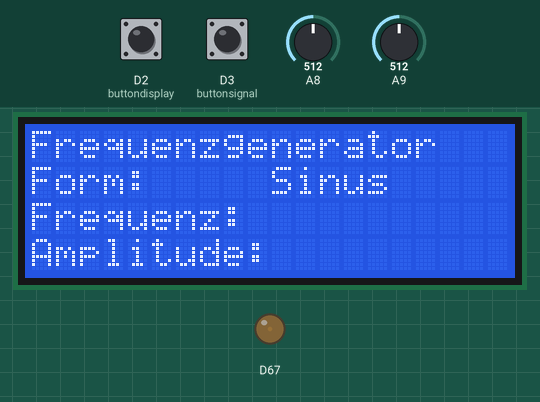
A sketch run on a simulated Arduino Due. Shown: 20×4 character LCD, output pins drawn as LEDs (lit = HIGH). Dashed ring = blinking. Inputs (shaded band) come from the test bench; at power-on: D2 (buttondisplay) LOW, A9 = 512, A8 = 512, D3 (buttonsignal) LOW (analog values on the 0–1023 scale).

Above: at 1.3 s.
1.4 s: D2 (buttondisplay) pulled HIGH for 0.15 s
At 1.6 s:
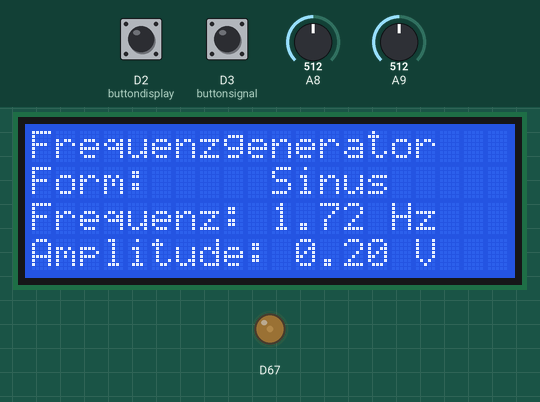
2.1 s: A9 set to 900
At 2.82 s:
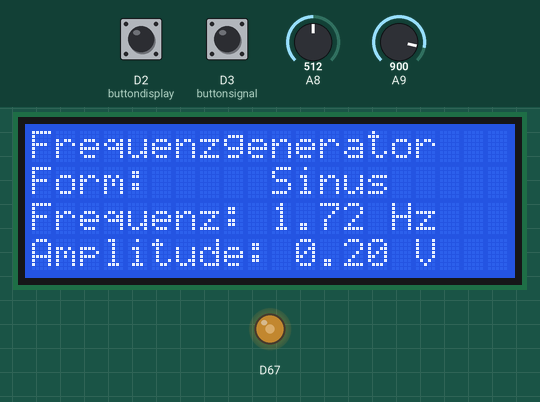
5.1 s: A9 set to 1023
At 5.56 s:
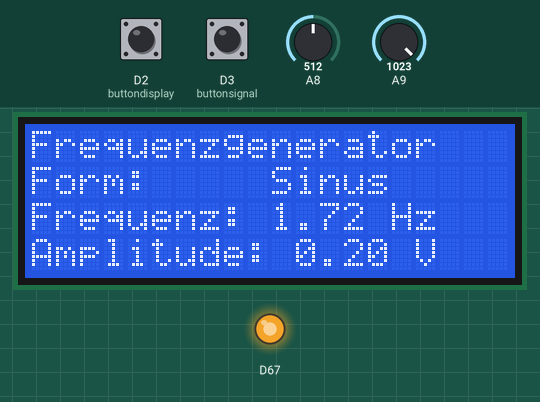
8.1 s: D2 (buttondisplay) pulled HIGH for 1 s
At 8.6 s:
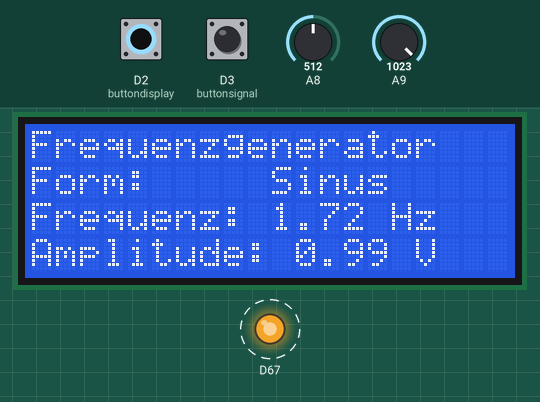
9.7 s: A8 set to 716
12.3 s: D3 (buttonsignal) pulled HIGH for 0.15 s
Timing chart, 0 to 14.0 s (numbered marks = the images above; inputs shaded):
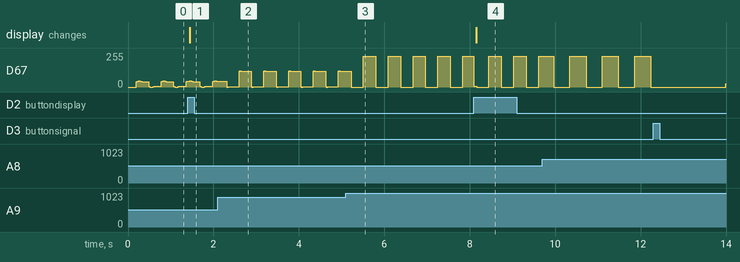

Measured:
- after the input at 1.4 s, the display: changes after 0.05 s (image 1)
- after the input at 8.1 s, the display: changes after 0.05 s (image 4)
- by itself, D67: repeats every 0.58 s: 231/255 0.29 s, 0/255 0.29 s

The sketch:

Frequenzgenerator.ino
```cpp
//--------------------------------------------------------------------------------
//Display initialisieren und Header Dateien für dessen Verwendung Laden

#include <Wire.h>                 //für Display
#include <LiquidCrystal_I2C.h>    //für Display
LiquidCrystal_I2C lcd(0x27,20,4); //Initialisieren des Displays
//--------------------------------------------------------------------------------
//Definition der Signale

const int maxWaveform=4;      //Anzahl der Signalarten
const int maxSamplesNum=120;  //Schritte

const int waveformsTable[maxWaveform][maxSamplesNum] = {
  // Sinuswelle
  {
    0x7ff, 0x86a, 0x8d5, 0x93f, 0x9a9, 0xa11, 0xa78, 0xadd, 0xb40, 0xba1,
    0xbff, 0xc5a, 0xcb2, 0xd08, 0xd59, 0xda7, 0xdf1, 0xe36, 0xe77, 0xeb4,
    0xeec, 0xf1f, 0xf4d, 0xf77, 0xf9a, 0xfb9, 0xfd2, 0xfe5, 0xff3, 0xffc,
    0xfff, 0xffc, 0xff3, 0xfe5, 0xfd2, 0xfb9, 0xf9a, 0xf77, 0xf4d, 0xf1f,
    0xeec, 0xeb4, 0xe77, 0xe36, 0xdf1, 0xda7, 0xd59, 0xd08, 0xcb2, 0xc5a,
    0xbff, 0xba1, 0xb40, 0xadd, 0xa78, 0xa11, 0x9a9, 0x93f, 0x8d5, 0x86a,
    0x7ff, 0x794, 0x729, 0x6bf, 0x655, 0x5ed, 0x586, 0x521, 0x4be, 0x45d,
    0x3ff, 0x3a4, 0x34c, 0x2f6, 0x2a5, 0x257, 0x20d, 0x1c8, 0x187, 0x14a,
    0x112, 0xdf, 0xb1, 0x87, 0x64, 0x45, 0x2c, 0x19, 0xb, 0x2,
    0x0, 0x2, 0xb, 0x19, 0x2c, 0x45, 0x64, 0x87, 0xb1, 0xdf,
    0x112, 0x14a, 0x187, 0x1c8, 0x20d, 0x257, 0x2a5, 0x2f6, 0x34c, 0x3a4,
    0x3ff, 0x45d, 0x4be, 0x521, 0x586, 0x5ed, 0x655, 0x6bf, 0x729, 0x794
  }
  ,

  // Dreiecksignal
  {
    0x44, 0x88, 0xcc, 0x110, 0x154, 0x198, 0x1dc, 0x220, 0x264, 0x2a8,
    0x2ec, 0x330, 0x374, 0x3b8, 0x3fc, 0x440, 0x484, 0x4c8, 0x50c, 0x550,
    0x594, 0x5d8, 0x61c, 0x660, 0x6a4, 0x6e8, 0x72c, 0x770, 0x7b4, 0x7f8,
    0x83c, 0x880, 0x8c4, 0x908, 0x94c, 0x990, 0x9d4, 0xa18, 0xa5c, 0xaa0,
    0xae4, 0xb28, 0xb6c, 0xbb0, 0xbf4, 0xc38, 0xc7c, 0xcc0, 0xd04, 0xd48,
    0xd8c, 0xdd0, 0xe14, 0xe58, 0xe9c, 0xee0, 0xf24, 0xf68, 0xfac, 0xff0,
    0xfac, 0xf68, 0xf24, 0xee0, 0xe9c, 0xe58, 0xe14, 0xdd0, 0xd8c, 0xd48,
    0xd04, 0xcc0, 0xc7c, 0xc38, 0xbf4, 0xbb0, 0xb6c, 0xb28, 0xae4, 0xaa0,
    0xa5c, 0xa18, 0x9d4, 0x990, 0x94c, 0x908, 0x8c4, 0x880, 0x83c, 0x7f8,
    0x7b4, 0x770, 0x72c, 0x6e8, 0x6a4, 0x660, 0x61c, 0x5d8, 0x594, 0x550,
    0x50c, 0x4c8, 0x484, 0x440, 0x3fc, 0x3b8, 0x374, 0x330, 0x2ec, 0x2a8,
    0x264, 0x220, 0x1dc, 0x198, 0x154, 0x110, 0xcc, 0x88, 0x44, 0x0
  }
  ,

  // sägezahnsignal
  {
    0x22, 0x44, 0x66, 0x88, 0xaa, 0xcc, 0xee, 0x110, 0x132, 0x154,
    0x176, 0x198, 0x1ba, 0x1dc, 0x1fe, 0x220, 0x242, 0x264, 0x286, 0x2a8,
    0x2ca, 0x2ec, 0x30e, 0x330, 0x352, 0x374, 0x396, 0x3b8, 0x3da, 0x3fc,
    0x41e, 0x440, 0x462, 0x484, 0x4a6, 0x4c8, 0x4ea, 0x50c, 0x52e, 0x550,
    0x572, 0x594, 0x5b6, 0x5d8, 0x5fa, 0x61c, 0x63e, 0x660, 0x682, 0x6a4,
    0x6c6, 0x6e8, 0x70a, 0x72c, 0x74e, 0x770, 0x792, 0x7b4, 0x7d6, 0x7f8,
    0x81a, 0x83c, 0x85e, 0x880, 0x8a2, 0x8c4, 0x8e6, 0x908, 0x92a, 0x94c,
    0x96e, 0x990, 0x9b2, 0x9d4, 0x9f6, 0xa18, 0xa3a, 0xa5c, 0xa7e, 0xaa0,
    0xac2, 0xae4, 0xb06, 0xb28, 0xb4a, 0xb6c, 0xb8e, 0xbb0, 0xbd2, 0xbf4,
    0xc16, 0xc38, 0xc5a, 0xc7c, 0xc9e, 0xcc0, 0xce2, 0xd04, 0xd26, 0xd48,
    0xd6a, 0xd8c, 0xdae, 0xdd0, 0xdf2, 0xe14, 0xe36, 0xe58, 0xe7a, 0xe9c,
    0xebe, 0xee0, 0xf02, 0xf24, 0xf46, 0xf68, 0xf8a, 0xfac, 0xfce, 0xff0
  }
  ,

  // Rechtecksignal
  {
    0xfff, 0xfff, 0xfff, 0xfff, 0xfff, 0xfff, 0xfff, 0xfff, 0xfff, 0xfff,
    0xfff, 0xfff, 0xfff, 0xfff, 0xfff, 0xfff, 0xfff, 0xfff, 0xfff, 0xfff,
    0xfff, 0xfff, 0xfff, 0xfff, 0xfff, 0xfff, 0xfff, 0xfff, 0xfff, 0xfff,
    0xfff, 0xfff, 0xfff, 0xfff, 0xfff, 0xfff, 0xfff, 0xfff, 0xfff, 0xfff,
    0xfff, 0xfff, 0xfff, 0xfff, 0xfff, 0xfff, 0xfff, 0xfff, 0xfff, 0xfff,
    0xfff, 0xfff, 0xfff, 0xfff, 0xfff, 0xfff, 0xfff, 0xfff, 0xfff, 0xfff,
    0x0, 0x0, 0x0, 0x0, 0x0, 0x0, 0x0, 0x0, 0x0, 0x0,
    0x0, 0x0, 0x0, 0x0, 0x0, 0x0, 0x0, 0x0, 0x0, 0x0,
    0x0, 0x0, 0x0, 0x0, 0x0, 0x0, 0x0, 0x0, 0x0, 0x0,
    0x0, 0x0, 0x0, 0x0, 0x0, 0x0, 0x0, 0x0, 0x0, 0x0,
    0x0, 0x0, 0x0, 0x0, 0x0, 0x0, 0x0, 0x0, 0x0, 0x0,
    0x0, 0x0, 0x0, 0x0, 0x0, 0x0, 0x0, 0x0, 0x0, 0x0
  }
};

//für 1 - 10 Hz
#define oneHzSample 1000000/maxSamplesNum   //Zeit, die gewartet wird, um 1 Hz auszugeben
#define maxHzSample oneHzSample/10          //Zeit die gewartet wird, um 10 Hz auszugeben
                                            //Die Zahl, durch die geteilt wird bestimmt
                                            //die maximale Frequenz
//--------------------------------------------------------------------------------
//Definition sonstiger Variablen

const int buttondisplay = 2;    //Pin Nummer für Display aktualisieren
const int buttonsignal = 3;     //Pin Nummer für Signalform ändern
volatile int wave0 = 0;         //Zähler für die Signalform

int i = 0;                      //Zähler der einzelnen Spannungen, um das Signal zu bilden
float freq = 0;                 //Frequenz die am Display ausgegeben wird
int sample;                     //Timer für das Warten bis zum nächsten Punkt der Lookup Tabelle
float gain;                     //Divisor für die Amplitudenhöhe

//--------------------------------------------------------------------------------
//Wird einmal beim Starten des Arduinos ausgeführt. Dabei wird das Display initialisiert,
//Auflösungen der Ein - und Ausgänge definiert und die Ereignisse beim Drücken eines Knopfes festgelegt.
//Die Ereignisse sind dabei in den Funktionen am Programmende zu finden

void setup() {
  analogWriteResolution(12);  //Setzt die Auflösung auf 12 bit (4096 levels)
  analogReadResolution(12);   //Setzt die Auflösung auf 12 bit (4096 levels)

  attachInterrupt(buttondisplay, displayrefresh, RISING);  //Ereignis: Knopfdruck für die Displayaktualisierung
  attachInterrupt(buttonsignal, Select, RISING);           //Ereignis: Knopfdruck für die Signalform

  lcd.init();                       //Display initialisieren
  lcd.backlight();                  //Display Hintergrundbeleuchtung einschalten
  lcd.setCursor(0, 0);              //Cursor zum Schreiben setzen (Position, Zeile)
  lcd.print("Frequenzgenerator");   //Ausgabe von Text
  lcd.setCursor(0,1);
  lcd.print("Form:     Sinus");
  lcd.setCursor(0,2);
  lcd.print("Frequenz: ");
  lcd.setCursor(0,3);
  lcd.print("Amplitude: ");
}

//--------------------------------------------------------------------------------
//Wird als Schleife ausgeführt. Dabei werden die Spannungen der beiden Potentiometer
//für die Amplitude und Frequenz eingelesen, die Spannung für den Signalausgang ausgeben und
//bis zum nächsten Schritt gewartet

void loop() {

  sample = map(analogRead(A8), 0, 4095, maxHzSample, oneHzSample);  //Einstellung der Frequenz über die sample Zeit
  gain = map(analogRead(A9), 0, 4095, 100, 10)*0.1;                 //Einstellung der Verstärkung von Stufe 1/1 bis 1/10

  analogWrite(DAC1, waveformsTable[wave0][i]/gain);  //gibt die Spannung am Ausgang DAC1 aus

  i++;
  if(i == maxSamplesNum)  //Setzt i zurück, wenn das Ende des Lookuptables erreicht ist
    i = 0;

  delayMicroseconds(sample);  //Wartet, um damit die Frequenz einzustellen
}

//--------------------------------------------------------------------------------
//Wird ausgeführt, wenn der Knopf zum Wechseln der Frequenz gedrückt wird
//Damit lässt sich durch die Signalformen schalten

void Select() {
  wave0++;          //Variabel
  if(wave0 == 4)
    wave0 = 0;
}

//--------------------------------------------------------------------------------
//Gibt die Werte auf dem Display auf und hält diese bis zum nächsten drücken. Für diese
// Aufgabe wird Zeit benötigt. Daher wurde sie aus der Schleife ausgelagert, um die maximal
//mögliche Frequenz zu erhöhen

void displayrefresh() {

  lcd.setCursor(10,2);
  freq = 7900.0/sample;   //Berechnet die Frequenz aus der sample Zeit; Wert experimentell ermittelt
  lcd.print(freq);
  lcd.print(" Hz   ");
  lcd.setCursor(0,3);
  lcd.print("Amplitude:    ");
  lcd.setCursor(11,3);
  lcd.print(1.09/gain);   //Gibt die Amplitude aus. +- 1.09 V ist dabei die maximale Amplitude
  lcd.setCursor(15,3);
  lcd.print(" V ");

  lcd.setCursor(10, 1);   //Gibt die Signalform aus
     switch (wave0){
      case 0:
        lcd.print("Sinus     ");
      break;
      case 1:
        lcd.print("Dreieck   ");
      break;
      case 2:
        lcd.print("Saegezahn ");
      break;
      case 3:
        lcd.print("Rechteck  ");
      break;
  }
}
```
